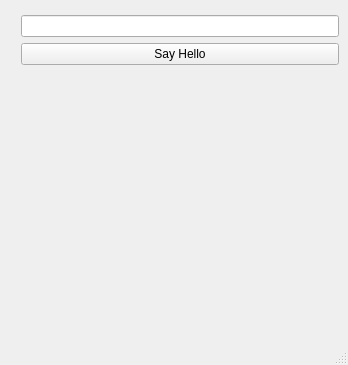
<?xml version="1.0" encoding="UTF-8"?>
<ui version="4.0">
 <class>MainWindow</class>
 <widget class="QMainWindow" name="MainWindow">
  <property name="geometry">
   <rect>
    <x>0</x>
    <y>0</y>
    <width>348</width>
    <height>365</height>
   </rect>
  </property>
  <property name="windowTitle">
   <string>MainWindow</string>
  </property>
  <widget class="QWidget" name="centralwidget">
   <layout class="QVBoxLayout" name="verticalLayout">
    <item>
     <layout class="QHBoxLayout" name="horizontalLayout_2">
      <item>
       <layout class="QGridLayout" name="gridLayout">
        <item row="0" column="0">
         <layout class="QFormLayout" name="formLayout">
          <item row="0" column="0">
           <layout class="QVBoxLayout" name="verticalLayout_3"/>
          </item>
          <item row="0" column="1">
           <layout class="QVBoxLayout" name="verticalLayout_4"/>
          </item>
          <item row="1" column="1">
           <layout class="QFormLayout" name="formLayout_2">
            <item row="0" column="1">
             <widget class="QLineEdit" name="lineEdit"/>
            </item>
            <item row="1" column="1">
             <widget class="QPushButton" name="pushButton">
              <property name="text">
               <string>Say Hello</string>
              </property>
             </widget>
            </item>
           </layout>
          </item>
         </layout>
        </item>
       </layout>
      </item>
     </layout>
    </item>
   </layout>
  </widget>
  <widget class="QMenuBar" name="menubar">
   <property name="geometry">
    <rect>
     <x>0</x>
     <y>0</y>
     <width>348</width>
     <height>22</height>
    </rect>
   </property>
  </widget>
  <widget class="QStatusBar" name="statusbar"/>
 </widget>
 <resources/>
 <connections/>
</ui>
